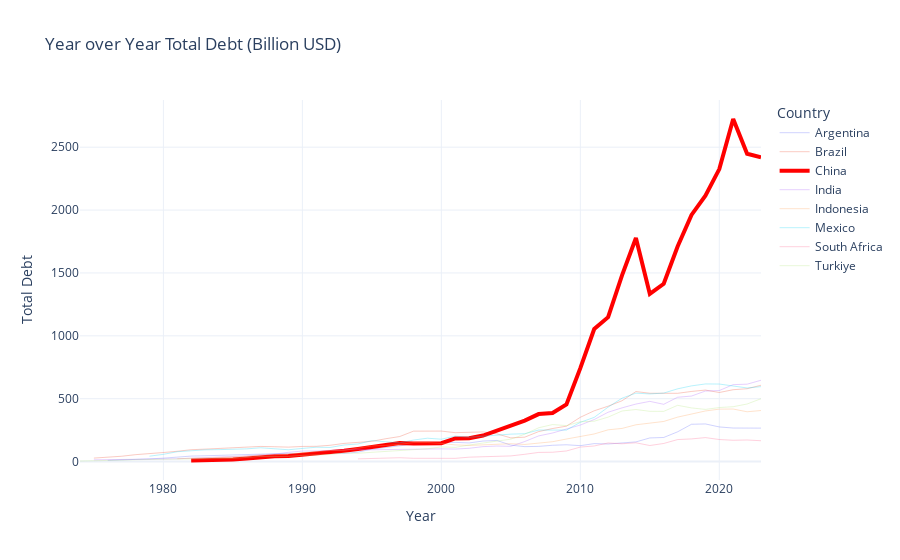

Notebook source saved alongside this figure:
### Markdown cell above
The total debt trends of several countries. The most prominent is China, which experienced a very large and rapid increase in debt, especially after 2005, far exceeding other countries.

### Code cell
fig = px.line(
    df_final,
    x='Year',
    y='Total_Debt_Billion_USD',
    color='Country',
    title='Year over Year Total Debt (Billion USD)',
    labels={
        "Total_Debt_Billion_USD": "Total Debt",
    },
    template='plotly_white'
)

for trace in fig.data:
    if trace.name == 'China':
        # Highlight china
        trace.line.width = 4
        trace.line.color = 'red'
    else:
        trace.opacity = 0.3
        trace.line.width = 1

fig.write_html("interactive-plot/China_yearly_total_debt.html")
fig.show()

### Figure 1 — Plotly figure (JSON) as saved in the notebook; plotly's stock layout.template omitted (floating-point values rounded to 4 significant figures)
{"data": [{"hovertemplate": "Country=Argentina<br>Year=%{x}<br>Total Debt=%{y}<extra></extra>", "legendgroup": "Argentina", "line": {"color": "#636efa", "dash": "solid", "width": 1}, "marker": {"symbol": "circle"}, "mode": "lines", "name": "Argentina", "opacity": 0.3, "orientation": "v", "showlegend": true, "type": "scatter", "x": [1976, 1977, 1978, 1979, 1980, 1981, 1982, 1983, 1984, 1985, 1986, 1987, 1988, 1989, 1990, 1991, 1992, 1993, 1994, 1995, 1996, 1997, 1998, 1999, 2000, 2001, 2002, 2003, 2004, 2005, 2006, 2007, 2008, 2009, 2010, 2011, 2012, 2013, 2014, 2015, 2016, 2017, 2018, 2019, 2020, 2021, 2022, 2023], "xaxis": "x", "y": [9.502, 11.68, 13.51, 21.18, 27.32, 35.81, 43.79, 46.11, 49.06, 51.16, 52.69, 58.72, 59.02, 65.54, 62.48, 65.67, 68.61, 64.68, 75.09, 98.77, 111.1, 128.3, 141.5, 151.9, 150.1, 152.6, 148.3, 163.4, 168.0, 130.8, 118.9, 120.8, 129.8, 133.7, 126.6, 142.9, 139.9, 150.2, 156.4, 188.0, 191.7, 236.7, 296.7, 299.4, 275.5, 266.8, 266.9, 266.2], "yaxis": "y"}, {"hovertemplate": "Country=Brazil<br>Year=%{x}<br>Total Debt=%{y}<extra></extra>", "legendgroup": "Brazil", "line": {"color": "#EF553B", "dash": "solid", "width": 1}, "marker": {"symbol": "circle"}, "mode": "lines", "name": "Brazil", "opacity": 0.3, "orientation": "v", "showlegend": true, "type": "scatter", "x": [1975, 1976, 1977, 1978, 1979, 1980, 1981, 1982, 1983, 1984, 1985, 1986, 1987, 1988, 1989, 1990, 1991, 1992, 1993, 1994, 1995, 1996, 1997, 1998, 1999, 2000, 2001, 2002, 2003, 2004, 2005, 2006, 2007, 2008, 2009, 2010, 2011, 2012, 2013, 2014, 2015, 2016, 2017, 2018, 2019, 2020, 2021, 2022, 2023], "xaxis": "x", "y": [27.78, 33.8, 42.5, 55.03, 61.8, 71.98, 81.91, 94.43, 99.02, 104.4, 104.2, 109.6, 120.5, 118.0, 114.9, 120.3, 121.3, 129.5, 144.6, 152.9, 161.0, 181.8, 199.0, 242.0, 245.1, 242.5, 230.0, 231.9, 235.9, 220.7, 188.4, 194.3, 238.4, 263.0, 281.7, 352.4, 404.0, 440.5, 483.7, 556.9, 543.4, 543.3, 543.0, 557.8, 568.7, 549.3, 571.5, 579.5, 607.1], "yaxis": "y"}, {"hovertemplate": "Country=China<br>Year=%{x}<br>Total Debt=%{y}<extra></extra>", "legendgroup": "China", "line": {"color": "red", "dash": "solid", "width": 4}, "marker": {"symbol": "circle"}, "mode": "lines", "name": "China", "orientation": "v", "showlegend": true, "type": "scatter", "x": [1982, 1983, 1984, 1985, 1986, 1987, 1988, 1989, 1990, 1991, 1992, 1993, 1994, 1995, 1996, 1997, 1998, 1999, 2000, 2001, 2002, 2003, 2004, 2005, 2006, 2007, 2008, 2009, 2010, 2011, 2012, 2013, 2014, 2015, 2016, 2017, 2018, 2019, 2020, 2021, 2022, 2023], "xaxis": "x", "y": [8.36, 9.612, 12.09, 16.7, 23.72, 35.34, 42.44, 44.93, 55.3, 60.26, 72.54, 86.09, 100.7, 118.3, 129.0, 146.9, 144.2, 148.8, 145.9, 184.3, 185.5, 207.2, 247.4, 285.9, 326.4, 377.7, 386.4, 454.5, 742.7, 1054.0, 1148.0, 1480.0, 1778.0, 1334.0, 1414.0, 1711.0, 1962.0, 2114.0, 2326.0, 2724.0, 2448.0, 2420.0], "yaxis": "y"}, {"hovertemplate": "Country=India<br>Year=%{x}<br>Total Debt=%{y}<extra></extra>", "legendgroup": "India", "line": {"color": "#ab63fa", "dash": "solid", "width": 1}, "marker": {"symbol": "circle"}, "mode": "lines", "name": "India", "opacity": 0.3, "orientation": "v", "showlegend": true, "type": "scatter", "x": [1975, 1976, 1977, 1978, 1979, 1980, 1981, 1982, 1983, 1984, 1985, 1986, 1987, 1988, 1989, 1990, 1991, 1992, 1993, 1994, 1995, 1996, 1997, 1998, 1999, 2000, 2001, 2002, 2003, 2004, 2005, 2006, 2007, 2008, 2009, 2010, 2011, 2012, 2013, 2014, 2015, 2016, 2017, 2018, 2019, 2020, 2021, 2022, 2023], "xaxis": "x", "y": [13.87, 14.59, 15.41, 16.52, 18.19, 20.72, 22.48, 26.94, 30.65, 32.76, 38.93, 44.91, 53.42, 59.29, 73.72, 83.47, 84.85, 87.78, 91.33, 97.9, 93.81, 93.97, 94.06, 98.33, 99.78, 101.1, 99.5, 105.7, 118.9, 123.6, 121.2, 159.5, 204.1, 227.1, 256.3, 290.4, 334.4, 392.6, 427.2, 457.5, 478.8, 455.5, 511.6, 521.2, 561.0, 565.0, 612.0, 615.5, 646.8], "yaxis": "y"}, {"hovertemplate": "Country=Indonesia<br>Year=%{x}<br>Total Debt=%{y}<extra></extra>", "legendgroup": "Indonesia", "line": {"color": "#FFA15A", "dash": "solid", "width": 1}, "marker": {"symbol": "circle"}, "mode": "lines", "name": "Indonesia", "opacity": 0.3, "orientation": "v", "showlegend": true, "type": "scatter", "x": [1981, 1982, 1983, 1984, 1985, 1986, 1987, 1988, 1989, 1990, 1991, 1992, 1993, 1994, 1995, 1996, 1997, 1998, 1999, 2000, 2001, 2002, 2003, 2004, 2005, 2006, 2007, 2008, 2009, 2010, 2011, 2012, 2013, 2014, 2015, 2016, 2017, 2018, 2019, 2020, 2021, 2022, 2023], "xaxis": "x", "y": [22.76, 25.13, 30.23, 32.03, 36.71, 42.91, 52.53, 54.05, 59.38, 69.85, 79.53, 87.99, 89.16, 107.8, 124.4, 129.0, 136.3, 151.5, 151.8, 144.0, 132.7, 128.4, 134.4, 138.0, 142.1, 136.0, 147.8, 157.9, 179.4, 198.3, 219.6, 252.6, 263.6, 292.6, 307.8, 319.1, 353.7, 379.9, 402.4, 417.1, 417.9, 396.0, 406.1], "yaxis": "y"}, {"hovertemplate": "Country=Mexico<br>Year=%{x}<br>Total Debt=%{y}<extra></extra>", "legendgroup": "Mexico", "line": {"color": "#19d3f3", "dash": "solid", "width": 1}, "marker": {"symbol": "circle"}, "mode": "lines", "name": "Mexico", "opacity": 0.3, "orientation": "v", "showlegend": true, "type": "scatter", "x": [1979, 1980, 1981, 1982, 1983, 1984, 1985, 1986, 1987, 1988, 1989, 1990, 1991, 1992, 1993, 1994, 1995, 1996, 1997, 1998, 1999, 2000, 2001, 2002, 2003, 2004, 2005, 2006, 2007, 2008, 2009, 2010, 2011, 2012, 2013, 2014, 2015, 2016, 2017, 2018, 2019, 2020, 2021, 2022, 2023], "xaxis": "x", "y": [42.97, 57.57, 78.41, 86.27, 93.16, 95.02, 97.06, 101.1, 109.7, 99.4, 94.02, 104.6, 114.2, 112.5, 131.9, 139.9, 166.7, 157.6, 148.8, 171.1, 185.9, 178.1, 202.6, 193.5, 199.3, 210.0, 218.2, 221.8, 250.7, 248.2, 250.5, 312.3, 351.7, 433.0, 504.1, 544.2, 538.0, 544.8, 578.6, 602.0, 617.4, 616.7, 601.5, 585.5, 595.9], "yaxis": "y"}, {"hovertemplate": "Country=South Africa<br>Year=%{x}<br>Total Debt=%{y}<extra></extra>", "legendgroup": "South Africa", "line": {"color": "#FF6692", "dash": "solid", "width": 1}, "marker": {"symbol": "circle"}, "mode": "lines", "name": "South Africa", "opacity": 0.3, "orientation": "v", "showlegend": true, "type": "scatter", "x": [1994, 1995, 1996, 1997, 1998, 1999, 2000, 2001, 2002, 2003, 2004, 2005, 2006, 2007, 2008, 2009, 2010, 2011, 2012, 2013, 2014, 2015, 2016, 2017, 2018, 2019, 2020, 2021, 2022, 2023], "xaxis": "x", "y": [21.67, 25.36, 26.05, 30.63, 26.01, 25.72, 26.67, 25.68, 35.1, 40.11, 44.01, 45.09, 57.94, 72.81, 74.27, 84.38, 115.3, 124.1, 148.0, 141.6, 149.3, 127.7, 144.0, 175.0, 180.2, 190.7, 175.4, 169.4, 171.7, 165.8], "yaxis": "y"}, {"hovertemplate": "Country=Turkiye<br>Year=%{x}<br>Total Debt=%{y}<extra></extra>", "legendgroup": "Turkiye", "line": {"color": "#B6E880", "dash": "solid", "width": 1}, "marker": {"symbol": "circle"}, "mode": "lines", "name": "Turkiye", "opacity": 0.3, "orientation": "v", "showlegend": true, "type": "scatter", "x": [1974, 1975, 1976, 1977, 1978, 1979, 1980, 1981, 1982, 1983, 1984, 1985, 1986, 1987, 1988, 1989, 1990, 1991, 1992, 1993, 1994, 1995, 1996, 1997, 1998, 1999, 2000, 2001, 2002, 2003, 2004, 2005, 2006, 2007, 2008, 2009, 2010, 2011, 2012, 2013, 2014, 2015, 2016, 2017, 2018, 2019, 2020, 2021, 2022, 2023], "xaxis": "x", "y": [4.633, 5.059, 6.001, 11.45, 14.85, 15.93, 19.13, 19.24, 19.72, 20.32, 21.61, 26.01, 32.93, 40.94, 40.99, 41.58, 49.42, 50.87, 56.55, 68.6, 66.25, 73.78, 80.62, 84.72, 96.95, 101.8, 116.8, 112.9, 131.8, 148.4, 165.5, 178.3, 217.5, 268.7, 294.4, 286.0, 316.7, 321.0, 353.4, 402.2, 413.9, 399.7, 399.3, 447.4, 426.8, 414.9, 429.8, 436.4, 457.9, 499.8], "yaxis": "y"}], "layout": {"legend": {"title": {"text": "Country"}, "tracegroupgap": 0}, "title": {"text": "Year over Year Total Debt (Billion USD)"}, "xaxis": {"anchor": "y", "domain": [0, 1], "title": {"text": "Year"}}, "yaxis": {"anchor": "x", "domain": [0, 1], "title": {"text": "Total Debt"}}}}
